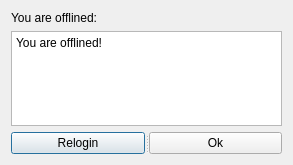
<?xml version="1.0" encoding="UTF-8"?>
<ui version="4.0">
 <class>OfflineNotifyDlg</class>
 <widget class="QDialog" name="OfflineNotifyDlg">
  <property name="geometry">
   <rect>
    <x>0</x>
    <y>0</y>
    <width>293</width>
    <height>165</height>
   </rect>
  </property>
  <property name="windowTitle">
   <string>You are Offlined</string>
  </property>
  <layout class="QVBoxLayout" name="verticalLayout">
   <item>
    <widget class="QLabel" name="title">
     <property name="text">
      <string>You are offlined:</string>
     </property>
    </widget>
   </item>
   <item>
    <widget class="QTextBrowser" name="msg_label">
     <property name="html">
      <string>&lt;!DOCTYPE HTML PUBLIC &quot;-//W3C//DTD HTML 4.0//EN&quot; &quot;http://www.w3.org/TR/REC-html40/strict.dtd&quot;&gt;
&lt;html&gt;&lt;head&gt;&lt;meta name=&quot;qrichtext&quot; content=&quot;1&quot; /&gt;&lt;style type=&quot;text/css&quot;&gt;
p, li { white-space: pre-wrap; }
&lt;/style&gt;&lt;/head&gt;&lt;body style=&quot; font-family:'Sans Serif'; font-size:9pt; font-weight:400; font-style:normal;&quot;&gt;
&lt;p style=&quot; margin-top:0px; margin-bottom:0px; margin-left:0px; margin-right:0px; -qt-block-indent:0; text-indent:0px;&quot;&gt;You are offlined!&lt;/p&gt;&lt;/body&gt;&lt;/html&gt;</string>
     </property>
    </widget>
   </item>
   <item>
    <widget class="QSplitter" name="splitter">
     <property name="orientation">
      <enum>Qt::Horizontal</enum>
     </property>
     <widget class="QPushButton" name="relogin_btn">
      <property name="text">
       <string>Relogin</string>
      </property>
     </widget>
     <widget class="QPushButton" name="ok_btn">
      <property name="text">
       <string>Ok</string>
      </property>
     </widget>
    </widget>
   </item>
  </layout>
 </widget>
 <resources/>
 <connections/>
</ui>
